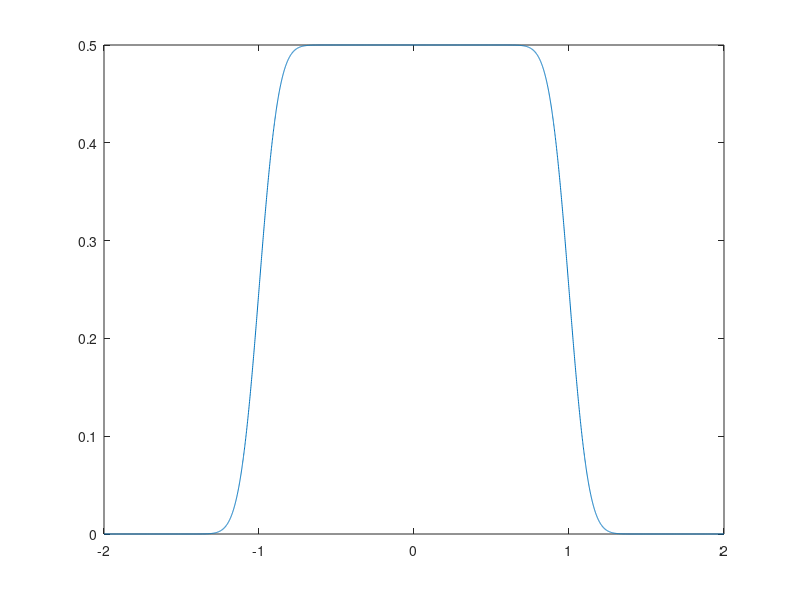

Recreate this plot in MATLAB.
%{
samples = 1e6;
sig = -1 + 2*rand(1,samples) + normrnd(0,sqrt(0.05),[1,samples]);
histogram(sig, 'Normalization', 'pdf')
%}


Vref = 1;
mu = 0;
sigma = 0.3;
sig = [0:0.001:Vref];
error = 1 - cdf('Normal', -sig,mu, sigma);
error = [fliplr(error) error];
x = [fliplr(-sig) sig];
plot(x,error)


%input
Vref = 1;
sig = [-2:.001:2];
mu = 0;
sigma = 0.1;
pdf = (1/2*Vref)*(cdf('Normal', sig+Vref,mu, sigma) - cdf('Normal', sig-Vref,mu, sigma) );
plot(sig,pdf)
